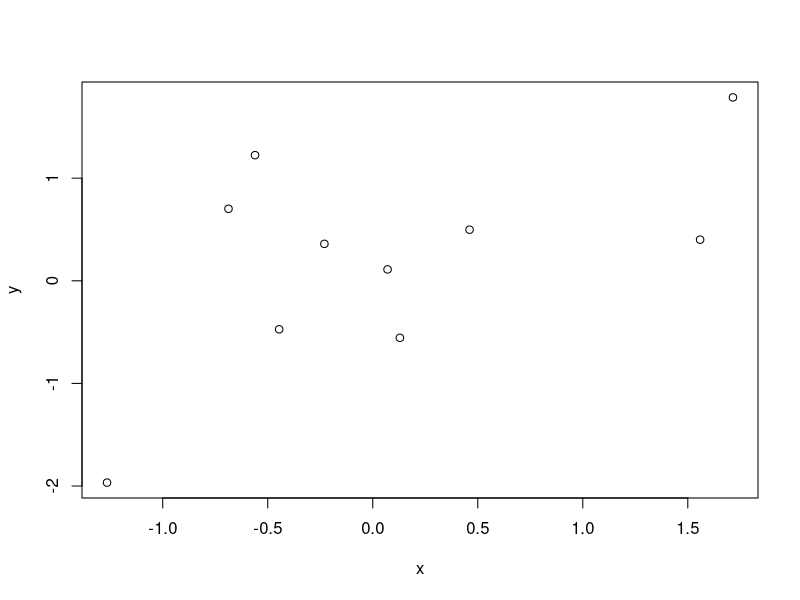
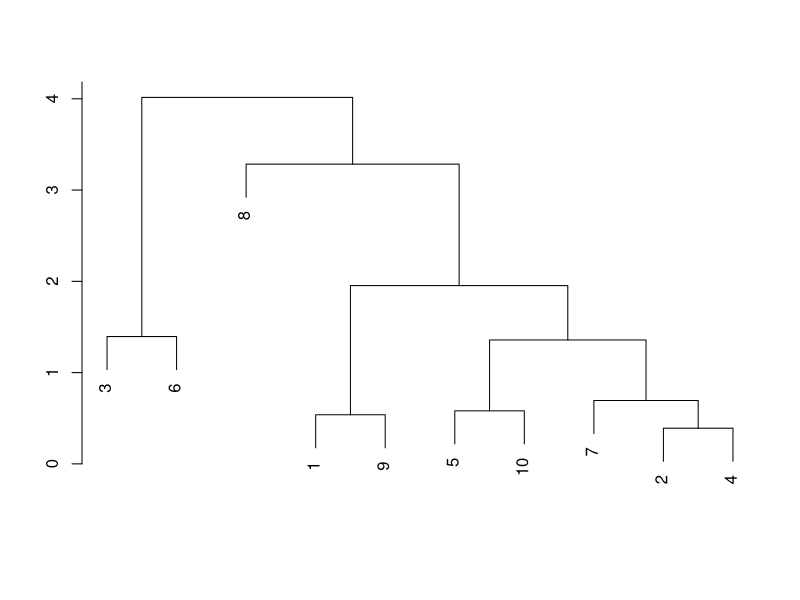
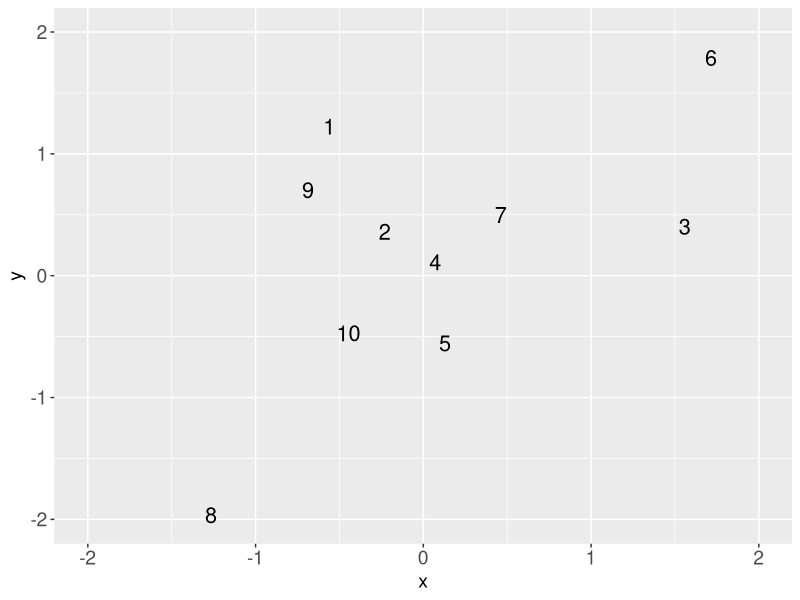

Write the R code that produced these figures, in order.
# Hierarchical clustering example
library(ggplot2)
# Simulate data
set.seed(123)
sim.norm.df = data.frame(x = rnorm(10), y = rnorm(10))
plot(sim.norm.df)

# cluster simulated data
hclust.sim = hclust(dist(sim.norm.df), method = "ward.D2")

# save plot of dendrogram
svg("C:\\Users\\Lene\\repositories\\master-thesis-latex\\figures\\hclust-example.svg")
plot(hclust.sim, main = NULL, sub = NA, xlab = "", ylab = "")
dev.off()


sim.norm.df$clust.num = 1:10
# save plot of simulated data points
svg("C:\\Users\\Lene\\repositories\\master-thesis-latex\\figures\\points-hclust.svg")
ggplot(data = sim.norm.df, aes(x = x, y = y, label = clust.num)) +
  ylim(c(-2, 2)) + xlim(-2,2) + geom_text(size = 5.5) + 
  theme(axis.text.x = element_text(size = 14),
        axis.text.y = element_text(size = 14),  
        axis.title.x = element_text(size = 14),
        axis.title.y = element_text(size = 14))
dev.off()
